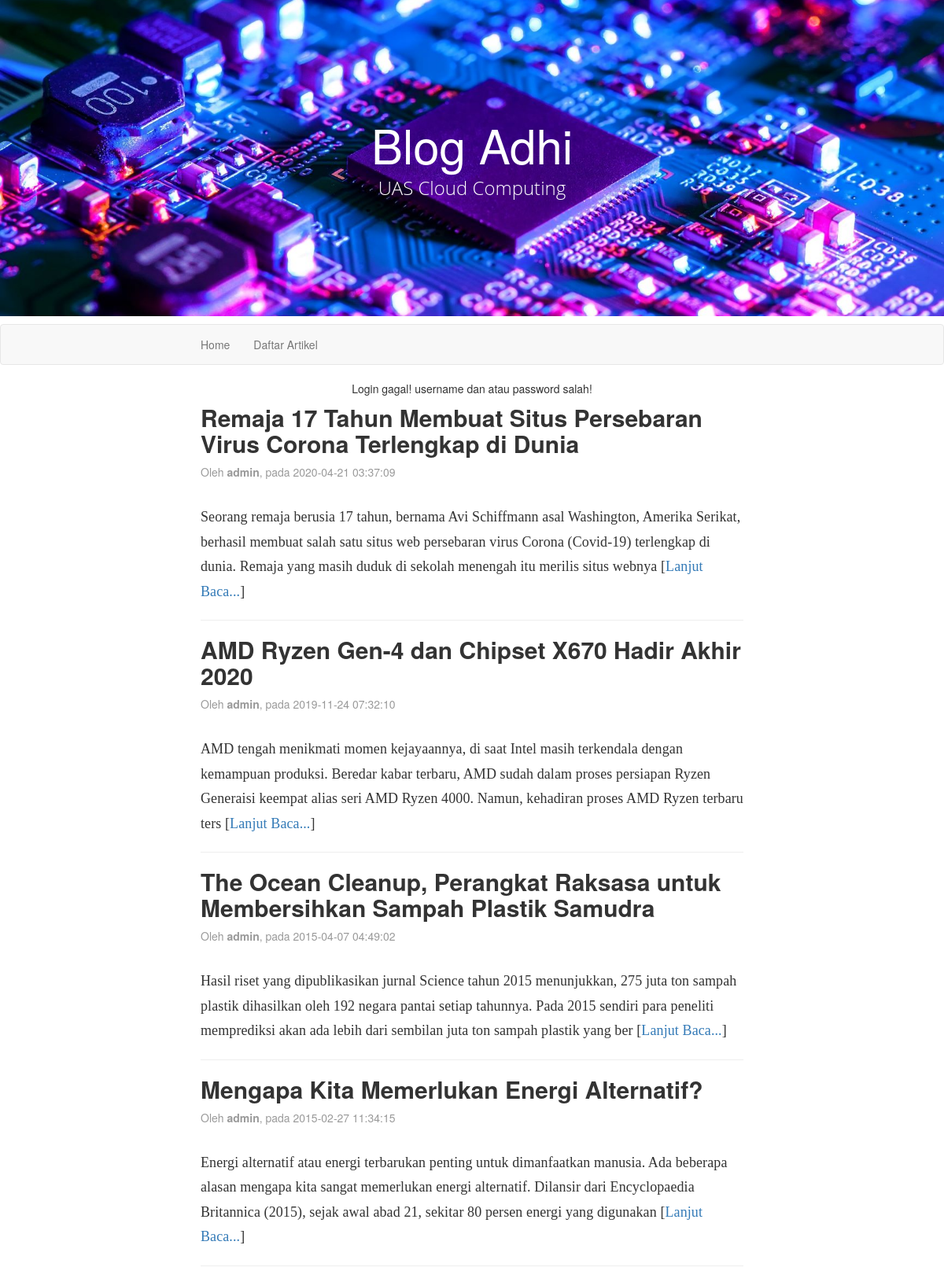
Page /index.php?pesanlogin=gagal on the committed database.
### tables this page shows
CREATE TABLE `artikel` (
  `id` int(11) NOT NULL,
  `judul` varchar(255) NOT NULL,
  `isi` text NOT NULL,
  `tanggal` timestamp NOT NULL DEFAULT current_timestamp(),
  `penulis` varchar(128) NOT NULL
);

### index.php (the view, shortened to what this page needs)
<?php include("konektor.php"); ?>
<!DOCTYPE html>
<html>
    <head>
        <link rel="stylesheet" href="bootstrap/css/bootstrap.css" />
        <link rel="stylesheet" href="bootstrap/css/style.css" />
        <link rel="stylesheet" href="font-awesome/css/font-awesome.css" />
    </head>
    <body>
        <header>
            <?php include("header.php"); ?>
        </header>
        <nav class="navbar navbar-default"><?php include("menu.php"); ?></nav>
        <center>
        <?php
            if(isset($_GET['pesanlogin'])){
                if($_GET['pesanlogin'] == "gagal"){
                    echo "Login gagal! username dan atau password salah!";
                }else if($_GET['pesanlogin'] == "logout"){
                    echo "Anda telah berhasil logout";
                }else if($_GET['pesanlogin'] == "belum_login"){
                    echo "Anda harus login untuk mengakses halaman admin";
                    }
                }
        ?>
        </center>
        <article>
            <div class="container wrap">
                <div class="row">
                    <div class="col-md-12">
                        <?php
                            $query = mysqli_query($koneksi, "SELECT * FROM artikel ORDER BY tanggal DESC");
                            while($artikel = mysqli_fetch_array($query)){
                                echo "<div class='artikel-kop'>";
                                echo "<h2><b>".$artikel['judul']."</b></h2>";
                                echo "<p class='artikel-tanggal'>Oleh <b>".$artikel['penulis']."</b>, pada ".$artikel['tanggal']."</p>";
                                echo "</div>";
                                echo "<div class='artikel-isi'>";
                                echo substr($artikel['isi'], 0, 255);
                                echo " [<a href='artikel.php?id=".$artikel['id']."' />Lanjut Baca...</a>]";
                                echo "</div><hr/>";
                            }
                        ?>
                    </div>
                </div>
            </div>
        </article>
    </body>
</html>

### rows in the picture
artikel: judul "Remaja 17 Tahun Membuat Situs Persebaran Virus Corona Terlengkap di Dunia", penulis "admin", tanggal "2020-04-21 03:37:09", isi "Seorang remaja berusia 17 tahun, bernama Avi Schiffmann asal Washington, Amerika Serikat, berhasil membuat salah satu situs web persebaran virus Corona (Covid-19) terlengkap di dunia. Remaja yang masih duduk di sekolah menengah itu merilis situs webnya"
artikel: judul "AMD Ryzen Gen-4 dan Chipset X670 Hadir Akhir 2020", penulis "admin", tanggal "2019-11-24 07:32:10", isi "AMD tengah menikmati momen kejayaannya, di saat Intel masih terkendala dengan kemampuan produksi. Beredar kabar terbaru, AMD sudah dalam proses persiapan Ryzen Generaisi keempat alias seri AMD Ryzen 4000. Namun, kehadiran proses AMD Ryzen terbaru ters"
artikel: judul "The Ocean Cleanup, Perangkat Raksasa untuk Membersihkan Sampah Plastik Samudra", penulis "admin", tanggal "2015-04-07 04:49:02", isi "Hasil riset yang dipublikasikan jurnal Science tahun 2015 menunjukkan, 275 juta ton sampah plastik dihasilkan oleh 192 negara pantai setiap tahunnya. Pada 2015 sendiri para peneliti memprediksi akan ada lebih dari sembilan juta ton sampah plastik yang ber"
artikel: judul "Mengapa Kita Memerlukan Energi Alternatif?", penulis "admin", tanggal "2015-02-27 11:34:15", isi "Energi alternatif atau energi terbarukan penting untuk dimanfaatkan manusia. Ada beberapa alasan mengapa kita sangat memerlukan energi alternatif. Dilansir dari Encyclopaedia Britannica (2015), sejak awal abad 21, sekitar 80 persen energi yang digunakan"
